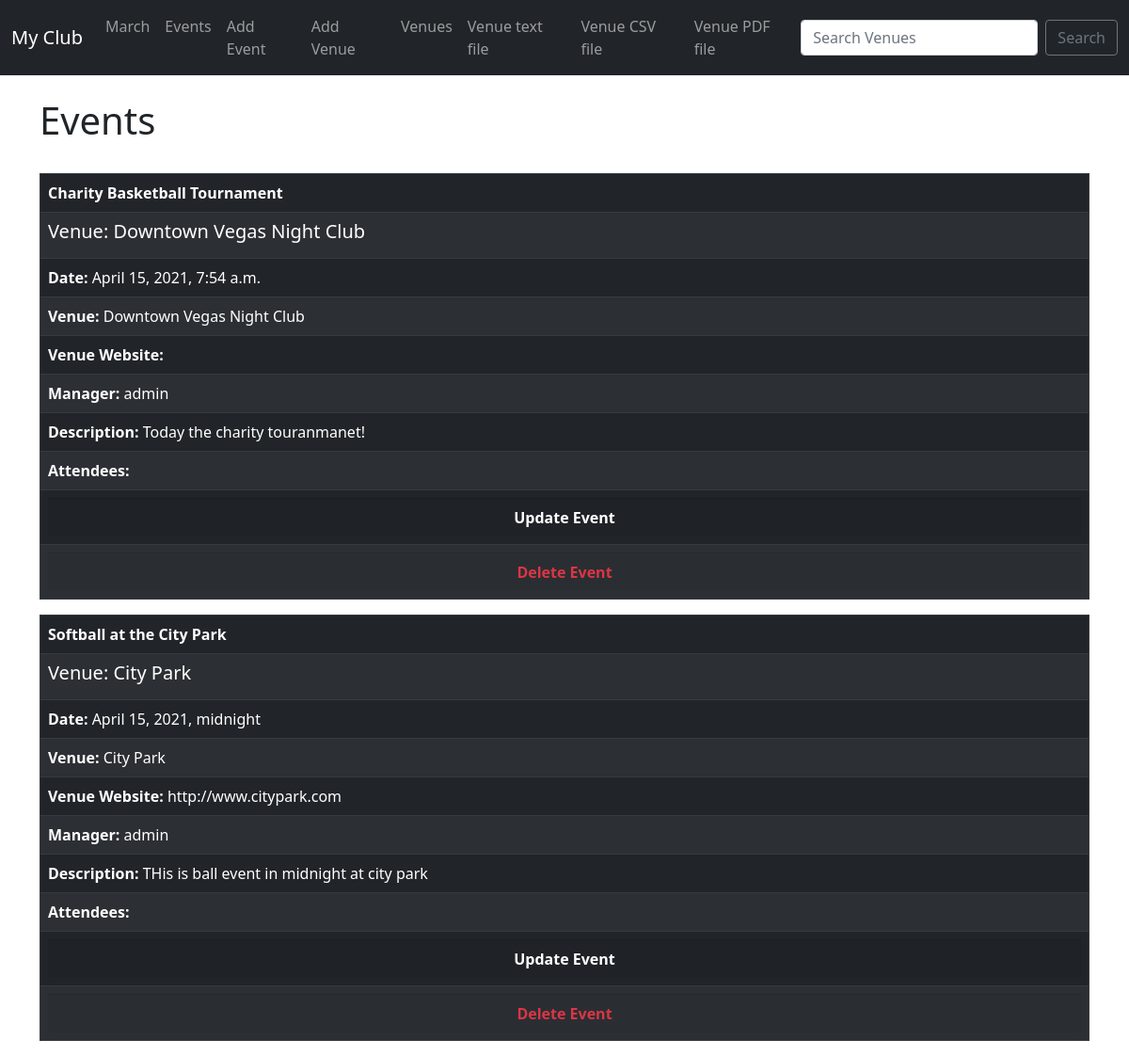
Page /events/ on the earlier database version.
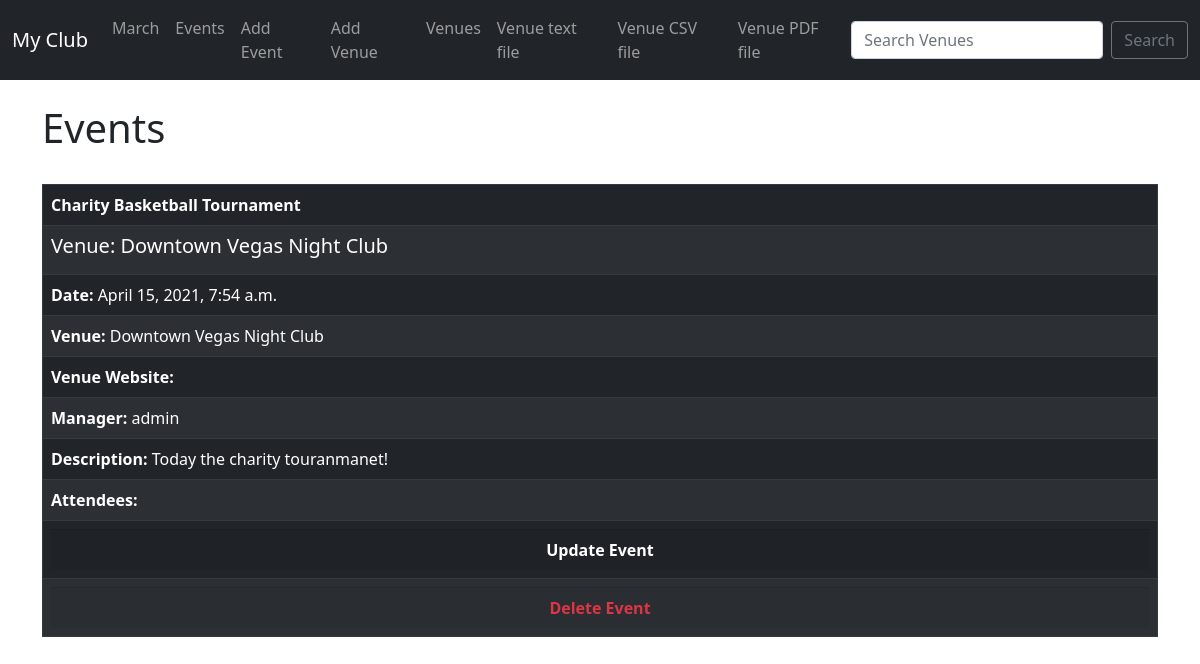
Same page on the later database version.
### events/models.py (models this page shows)
class Event(models.Model):
    name = models.CharField('Event Name', max_length=120)
    event_date = models.DateTimeField('Event Date')
    venue = models.ForeignKey(Venue, blank=True, null=True, on_delete=models.CASCADE)
    manager = models.ForeignKey(User, blank=True, null=True, on_delete=models.SET_NULL)
    description = models.TextField(blank=True)
    attendees = models.ManyToManyField(MyClubUser, blank=True)
    def __str__(self):
        return self.name

class Venue(models.Model):
    name = models.CharField('Venue name', max_length=120)
    address = models.CharField(max_length=300)
    zip_code = models.CharField("Zip Code", max_length=15)
    phone = models.CharField('Contact Phone', max_length=25, blank=True)
    web = models.URLField('Website Address', blank=True)
    email_address = models.EmailField('Email Address',  blank=True)
    def __str__(self):
        return self.name

### events/views.py (the view)
# urls.py: path('events/', views.all_events, name="list-events"),
def all_events(request):
    event_list = Event.objects.all().order_by('?')
    return render(request, 'events/event_list.html', {
        'event_list': event_list,
    })

### events/templates/events/event_list.html (shortened to what this page needs)
{% extends 'events/base.html' %}
{% block content %}
    <h1>Events</h1><br>
    {% for event in event_list %}
 <table class="table table-striped table-bordered table-dark table-hover">
    <thead>
        <tr>
            <td style="font-weight: bold; color: #fff">{{event}} </td>
        </tr>
    </thead>
     <tbody>
     <tr>
         <td><h5 class="card-title">Venue: {{ event.venue }}</h5></td>
     </tr>
                <tr><td><strong>Date: </strong> {{ event.event_date }}<br></td></tr>
                <tr><td><strong>Venue: </strong> {{ event.venue }} <br></td></tr>
                <tr><td><strong>Venue Website: </strong> {{ event.venue.web }}<br></td></tr>
                <tr><td><strong>Manager: </strong> {{ event.manager }}<br></td></tr>
                <tr><td><strong>Description: </strong> {{ event.description }}<br></td></tr>
            <tr><td>
                <strong>Attendees: </strong><br>
            </td></tr>
<tr>
    <td><a href="{% url 'update-event' event.id %}" style="text-decoration: none;"><div class="card-footer " style="text-align: center; color: white; font-weight: bold; z-index: 10;">Update Event</div></a></td>
</tr>
     <tr>
         <td><a href="{% url 'delete-event' event.id %}" style="text-decoration: none;"><div class="card-footer text-danger" style="text-align: center; color: white; font-weight: bold; z-index: 10;">Delete Event</div></a></td>
     </tr>
     </tbody>
 </table>
    {% endfor %}
{% endblock %}

### events/templates/events/base.html (shortened to what this page needs)
<!doctype html>
<html lang="en">
  <head>
    <link href="https://cdn.jsdelivr.net/npm/bootstrap@5.0.0-beta3/dist/css/bootstrap.min.css" rel="stylesheet">
  </head>
  <body>
  {% include 'events/navbar.html'%}
  <br>
   <div class="container">
    {% block content %}
    {% endblock %}
       </div>
  </body>
</html>

### events/templates/events/navbar.html (shortened to what this page needs)
<nav class="navbar navbar-expand-lg navbar-dark bg-dark">
  <div class="container-fluid">
    <a class="navbar-brand" href="{% url 'home' %}">My Club</a>
    <div class="collapse navbar-collapse" id="navbarSupportedContent">
      <ul class="navbar-nav me-auto mb-2 mb-lg-0">
        <li class="nav-item">
          <a class="nav-link" href="{% url 'home' '2021' 'March' %}">March</a>
        </li>
            <li class="nav-item">
              <a class="nav-link" href="{% url 'list-events'%}">Events</a>
            </li>
            <li class="nav-item">
                <a class="nav-link" href="{% url 'add-event'%}">Add Event</a>
              </li>
              <li class="nav-item">
                <a class="nav-link" href="{% url 'add-venue'%}">Add Venue</a>
              </li>
            <li class="nav-item">
                <a class="nav-link" href="{% url 'list-venues'%}">Venues</a>
              </li>
              <li class="nav-item">
                <a class="nav-link" href="{% url 'venue_text'%}">Venue text file</a>
              </li>
             <li class="nav-item">
                <a class="nav-link" href="{% url 'venue_csv'%}">Venue CSV file</a>
              </li>
                     <li class="nav-item">
                <a class="nav-link" href="{% url 'venue_pdf'%}">Venue PDF file</a>
              </li>
      </ul>
      <form class="d-flex" method="POST" action="{% url 'search-venues' %}">
        <input class="form-control me-2" type="search" placeholder="Search Venues" name="searched" aria-label="Search">
        <button class="btn btn-outline-secondary" type="submit">Search</button>
      </form>
    </div>
  </div>
</nav>

Differences in the rows shown:
removed Event: name "Softball at the City Park", venue "City Park", event_date "April 15, 2021, midnight", venue.web "http://www.citypark.com", manager "admin", description "THis is ball event in midnight at city park"
